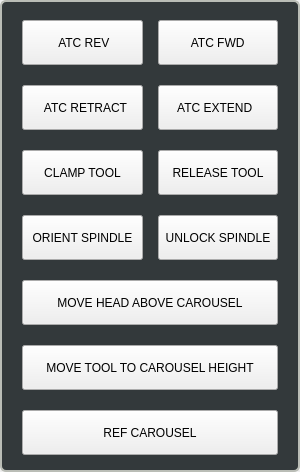
<?xml version="1.0" encoding="UTF-8"?>
<ui version="4.0">
 <class>USER_ATC_BUTTONS</class>
 <widget class="QWidget" name="USER_ATC_BUTTONS">
  <property name="geometry">
   <rect>
    <x>0</x>
    <y>0</y>
    <width>300</width>
    <height>472</height>
   </rect>
  </property>
  <property name="sizePolicy">
   <sizepolicy hsizetype="Preferred" vsizetype="Preferred">
    <horstretch>0</horstretch>
    <verstretch>0</verstretch>
   </sizepolicy>
  </property>
  <property name="windowTitle">
   <string>User Atc Buttons</string>
  </property>
  <property name="layoutDirection">
   <enum>Qt::LeftToRight</enum>
  </property>
  <layout class="QVBoxLayout" name="verticalLayout">
   <property name="spacing">
    <number>0</number>
   </property>
   <property name="leftMargin">
    <number>0</number>
   </property>
   <property name="topMargin">
    <number>0</number>
   </property>
   <property name="rightMargin">
    <number>0</number>
   </property>
   <property name="bottomMargin">
    <number>0</number>
   </property>
   <item>
    <widget class="QWidget" name="widget_64" native="true">
     <property name="sizePolicy">
      <sizepolicy hsizetype="Preferred" vsizetype="Preferred">
       <horstretch>0</horstretch>
       <verstretch>0</verstretch>
      </sizepolicy>
     </property>
     <property name="minimumSize">
      <size>
       <width>300</width>
       <height>0</height>
      </size>
     </property>
     <property name="maximumSize">
      <size>
       <width>300</width>
       <height>16777215</height>
      </size>
     </property>
     <property name="styleSheet">
      <string notr="true">.QWidget {
    background-color: rgb(51, 57, 59);
    border-style: solid;
    border-color: rgb(186, 189, 182);
    border-width: 2px;
    border-radius: 6px;
}</string>
     </property>
     <layout class="QVBoxLayout" name="verticalLayout_66">
      <property name="spacing">
       <number>16</number>
      </property>
      <property name="leftMargin">
       <number>20</number>
      </property>
      <property name="topMargin">
       <number>18</number>
      </property>
      <property name="rightMargin">
       <number>20</number>
      </property>
      <property name="bottomMargin">
       <number>15</number>
      </property>
      <item>
       <layout class="QHBoxLayout" name="horizontalLayout_115" stretch="0,0">
        <property name="spacing">
         <number>15</number>
        </property>
        <property name="sizeConstraint">
         <enum>QLayout::SetFixedSize</enum>
        </property>
        <property name="leftMargin">
         <number>2</number>
        </property>
        <property name="topMargin">
         <number>2</number>
        </property>
        <property name="rightMargin">
         <number>2</number>
        </property>
        <property name="bottomMargin">
         <number>2</number>
        </property>
        <item>
         <widget class="MDIButton" name="atc_rev_button">
          <property name="sizePolicy">
           <sizepolicy hsizetype="Preferred" vsizetype="Fixed">
            <horstretch>1</horstretch>
            <verstretch>0</verstretch>
           </sizepolicy>
          </property>
          <property name="minimumSize">
           <size>
            <width>120</width>
            <height>45</height>
           </size>
          </property>
          <property name="maximumSize">
           <size>
            <width>16777215</width>
            <height>45</height>
           </size>
          </property>
          <property name="mouseTracking">
           <bool>true</bool>
          </property>
          <property name="tabletTracking">
           <bool>false</bool>
          </property>
          <property name="focusPolicy">
           <enum>Qt::NoFocus</enum>
          </property>
          <property name="toolTip">
           <string>M11P1 User Defined Macro Call from Subroutine Folder</string>
          </property>
          <property name="toolTipDuration">
           <number>-1</number>
          </property>
          <property name="styleSheet">
           <string notr="true">MDIButton {
    font: 15pt &quot;Bebas Kai&quot;;
}</string>
          </property>
          <property name="text">
           <string> ATC REV</string>
          </property>
          <property name="icon">
           <iconset resource="../../../../src/probe_basic/probe_basic.qrc">
            <normaloff>:/images/ccw_arrow.png</normaloff>:/images/ccw_arrow.png</iconset>
          </property>
          <property name="iconSize">
           <size>
            <width>20</width>
            <height>20</height>
           </size>
          </property>
          <property name="MDICommand" stdset="0">
           <string>M12P1</string>
          </property>
         </widget>
        </item>
        <item>
         <widget class="MDIButton" name="atc_fwd_button">
          <property name="sizePolicy">
           <sizepolicy hsizetype="Preferred" vsizetype="Fixed">
            <horstretch>1</horstretch>
            <verstretch>0</verstretch>
           </sizepolicy>
          </property>
          <property name="minimumSize">
           <size>
            <width>120</width>
            <height>45</height>
           </size>
          </property>
          <property name="maximumSize">
           <size>
            <width>16777215</width>
            <height>45</height>
           </size>
          </property>
          <property name="focusPolicy">
           <enum>Qt::NoFocus</enum>
          </property>
          <property name="toolTip">
           <string>M12 P1 User Defined Macro Call from Subroutine Folder</string>
          </property>
          <property name="layoutDirection">
           <enum>Qt::RightToLeft</enum>
          </property>
          <property name="styleSheet">
           <string notr="true">MDIButton {
    font: 15pt &quot;Bebas Kai&quot;;
}</string>
          </property>
          <property name="text">
           <string> ATC FWD </string>
          </property>
          <property name="icon">
           <iconset resource="../../../../src/probe_basic/probe_basic.qrc">
            <normaloff>:/images/cw_arrow.png</normaloff>:/images/cw_arrow.png</iconset>
          </property>
          <property name="iconSize">
           <size>
            <width>20</width>
            <height>20</height>
           </size>
          </property>
          <property name="MDICommand" stdset="0">
           <string>M11P1</string>
          </property>
         </widget>
        </item>
       </layout>
      </item>
      <item>
       <layout class="QHBoxLayout" name="horizontalLayout_116" stretch="0,0">
        <property name="spacing">
         <number>15</number>
        </property>
        <property name="sizeConstraint">
         <enum>QLayout::SetFixedSize</enum>
        </property>
        <property name="leftMargin">
         <number>2</number>
        </property>
        <property name="topMargin">
         <number>2</number>
        </property>
        <property name="rightMargin">
         <number>2</number>
        </property>
        <property name="bottomMargin">
         <number>2</number>
        </property>
        <item>
         <widget class="SubCallButton" name="atc_retract_button">
          <property name="sizePolicy">
           <sizepolicy hsizetype="Preferred" vsizetype="Fixed">
            <horstretch>1</horstretch>
            <verstretch>0</verstretch>
           </sizepolicy>
          </property>
          <property name="minimumSize">
           <size>
            <width>120</width>
            <height>45</height>
           </size>
          </property>
          <property name="maximumSize">
           <size>
            <width>16777215</width>
            <height>45</height>
           </size>
          </property>
          <property name="layoutDirection">
           <enum>Qt::LeftToRight</enum>
          </property>
          <property name="styleSheet">
           <string notr="true">SubCallButton {
    color: white;
    border-color: black;
    border-style: solid;
    border-radius: 5px;
    border-width: 2px;
    background: qlineargradient(spread:pad, x1:0, y1:1, x2:0, y2:0, stop:0 rgba(213, 218, 216, 255), stop:0.169312 rgba(82, 82, 83, 255), stop:0.328042 rgba(72, 70, 73, 255), stop:0.492063 rgba(78, 77, 79, 255), stop:0.703704 rgba(72, 70, 73, 255), stop:0.86 rgba(82, 82, 83, 255), stop:1 rgba(213, 218, 216, 255));
    font-family: &quot;Bebas Kai&quot;;
    font-size: 15pt;
}

SubCallButton:disabled {
    border-color: gray;
}

SubCallButton:hover {
    background:  qlineargradient(x1: 0, y1: 0, x2: 0, y2: 1, stop: 0 #A19E9E, stop: 1.0 #5C5959);
}

SubCallButton:pressed {
    background:  qlineargradient(spread:pad, x1:0, y1:0, x2:0, y2:1, stop:0 rgba(85, 85, 238, 255), stop:0.544974 rgba(90, 91, 239, 255), stop:1 rgba(126, 135, 243, 255));
}
</string>
          </property>
          <property name="text">
           <string>  ATC RETRACT</string>
          </property>
          <property name="icon">
           <iconset resource="../../../../src/probe_basic/probe_basic.qrc">
            <normaloff>:/images/left_arrow.png</normaloff>:/images/left_arrow.png</iconset>
          </property>
          <property name="iconSize">
           <size>
            <width>20</width>
            <height>20</height>
           </size>
          </property>
          <property name="filename" stdset="0">
           <string>retractatc.ngc</string>
          </property>
         </widget>
        </item>
        <item>
         <widget class="SubCallButton" name="atc_extend_button">
          <property name="sizePolicy">
           <sizepolicy hsizetype="Preferred" vsizetype="Fixed">
            <horstretch>1</horstretch>
            <verstretch>0</verstretch>
           </sizepolicy>
          </property>
          <property name="minimumSize">
           <size>
            <width>120</width>
            <height>45</height>
           </size>
          </property>
          <property name="maximumSize">
           <size>
            <width>16777215</width>
            <height>45</height>
           </size>
          </property>
          <property name="layoutDirection">
           <enum>Qt::RightToLeft</enum>
          </property>
          <property name="styleSheet">
           <string notr="true">SubCallButton {
    color: white;
    border-color: black;
    border-style: solid;
    border-radius: 5px;
    border-width: 2px;
    background: qlineargradient(spread:pad, x1:0, y1:1, x2:0, y2:0, stop:0 rgba(213, 218, 216, 255), stop:0.169312 rgba(82, 82, 83, 255), stop:0.328042 rgba(72, 70, 73, 255), stop:0.492063 rgba(78, 77, 79, 255), stop:0.703704 rgba(72, 70, 73, 255), stop:0.86 rgba(82, 82, 83, 255), stop:1 rgba(213, 218, 216, 255));
    font-family: &quot;Bebas Kai&quot;;
    font-size: 15pt;
}

SubCallButton:disabled {
    border-color: gray;
}

SubCallButton:hover {
    background:  qlineargradient(x1: 0, y1: 0, x2: 0, y2: 1, stop: 0 #A19E9E, stop: 1.0 #5C5959);
}

SubCallButton:pressed {
    background:  qlineargradient(spread:pad, x1:0, y1:0, x2:0, y2:1, stop:0 rgba(85, 85, 238, 255), stop:0.544974 rgba(90, 91, 239, 255), stop:1 rgba(126, 135, 243, 255));
}
</string>
          </property>
          <property name="text">
           <string>ATC EXTEND  </string>
          </property>
          <property name="icon">
           <iconset resource="../../../../src/probe_basic/probe_basic.qrc">
            <normaloff>:/images/right_arrow.png</normaloff>:/images/right_arrow.png</iconset>
          </property>
          <property name="iconSize">
           <size>
            <width>20</width>
            <height>20</height>
           </size>
          </property>
          <property name="filename" stdset="0">
           <string>extendatc.ngc</string>
          </property>
         </widget>
        </item>
       </layout>
      </item>
      <item>
       <layout class="QHBoxLayout" name="horizontalLayout_117" stretch="0,0">
        <property name="spacing">
         <number>15</number>
        </property>
        <property name="leftMargin">
         <number>2</number>
        </property>
        <property name="topMargin">
         <number>2</number>
        </property>
        <property name="rightMargin">
         <number>2</number>
        </property>
        <property name="bottomMargin">
         <number>2</number>
        </property>
        <item>
         <widget class="SubCallButton" name="clamp_tool_button">
          <property name="sizePolicy">
           <sizepolicy hsizetype="Preferred" vsizetype="Fixed">
            <horstretch>1</horstretch>
            <verstretch>0</verstretch>
           </sizepolicy>
          </property>
          <property name="minimumSize">
           <size>
            <width>120</width>
            <height>45</height>
           </size>
          </property>
          <property name="maximumSize">
           <size>
            <width>16777215</width>
            <height>45</height>
           </size>
          </property>
          <property name="styleSheet">
           <string notr="true">SubCallButton {
    color: white;
    border-color: black;
    border-style: solid;
    border-radius: 5px;
    border-width: 2px;
    background: qlineargradient(spread:pad, x1:0, y1:1, x2:0, y2:0, stop:0 rgba(213, 218, 216, 255), stop:0.169312 rgba(82, 82, 83, 255), stop:0.328042 rgba(72, 70, 73, 255), stop:0.492063 rgba(78, 77, 79, 255), stop:0.703704 rgba(72, 70, 73, 255), stop:0.86 rgba(82, 82, 83, 255), stop:1 rgba(213, 218, 216, 255));
    font-family: &quot;Bebas Kai&quot;;
    font-size: 15pt;
}

SubCallButton:disabled {
    border-color: gray;
}

SubCallButton:hover {
    background:  qlineargradient(x1: 0, y1: 0, x2: 0, y2: 1, stop: 0 #A19E9E, stop: 1.0 #5C5959);
}

SubCallButton:pressed {
    background:  qlineargradient(spread:pad, x1:0, y1:0, x2:0, y2:1, stop:0 rgba(85, 85, 238, 255), stop:0.544974 rgba(90, 91, 239, 255), stop:1 rgba(126, 135, 243, 255));
}
</string>
          </property>
          <property name="text">
           <string>CLAMP TOOL</string>
          </property>
          <property name="filename" stdset="0">
           <string>clamptool.ngc</string>
          </property>
         </widget>
        </item>
        <item>
         <widget class="SubCallButton" name="release_tool_button">
          <property name="enabled">
           <bool>true</bool>
          </property>
          <property name="sizePolicy">
           <sizepolicy hsizetype="Preferred" vsizetype="Fixed">
            <horstretch>1</horstretch>
            <verstretch>0</verstretch>
           </sizepolicy>
          </property>
          <property name="minimumSize">
           <size>
            <width>120</width>
            <height>45</height>
           </size>
          </property>
          <property name="maximumSize">
           <size>
            <width>16777215</width>
            <height>45</height>
           </size>
          </property>
          <property name="styleSheet">
           <string notr="true">SubCallButton {
    color: white;
    border-color: black;
    border-style: solid;
    border-radius: 5px;
    border-width: 2px;
    background: qlineargradient(spread:pad, x1:0, y1:1, x2:0, y2:0, stop:0 rgba(213, 218, 216, 255), stop:0.169312 rgba(82, 82, 83, 255), stop:0.328042 rgba(72, 70, 73, 255), stop:0.492063 rgba(78, 77, 79, 255), stop:0.703704 rgba(72, 70, 73, 255), stop:0.86 rgba(82, 82, 83, 255), stop:1 rgba(213, 218, 216, 255));
    font-family: &quot;Bebas Kai&quot;;
    font-size: 15pt;
}

SubCallButton:disabled {
    border-color: gray;
}

SubCallButton:hover {
    background:  qlineargradient(x1: 0, y1: 0, x2: 0, y2: 1, stop: 0 #A19E9E, stop: 1.0 #5C5959);
}

SubCallButton:pressed {
    background:  qlineargradient(spread:pad, x1:0, y1:0, x2:0, y2:1, stop:0 rgba(85, 85, 238, 255), stop:0.544974 rgba(90, 91, 239, 255), stop:1 rgba(126, 135, 243, 255));
}
</string>
          </property>
          <property name="text">
           <string>RELEASE TOOL</string>
          </property>
          <property name="rules" stdset="0">
           <string>[{&quot;name&quot;: &quot;New Rule&quot;, &quot;property&quot;: &quot;Enable&quot;, &quot;expression&quot;: &quot;not ch[0]&quot;, &quot;channels&quot;: [{&quot;url&quot;: &quot;status:spindle.0.enabled&quot;, &quot;trigger&quot;: true}]}]</string>
          </property>
          <property name="filename" stdset="0">
           <string>unclamptool.ngc</string>
          </property>
         </widget>
        </item>
       </layout>
      </item>
      <item>
       <layout class="QHBoxLayout" name="horizontalLayout_152" stretch="0,0">
        <property name="spacing">
         <number>15</number>
        </property>
        <property name="leftMargin">
         <number>2</number>
        </property>
        <property name="topMargin">
         <number>2</number>
        </property>
        <property name="rightMargin">
         <number>2</number>
        </property>
        <property name="bottomMargin">
         <number>2</number>
        </property>
        <item>
         <widget class="SubCallButton" name="spindle_orientation">
          <property name="sizePolicy">
           <sizepolicy hsizetype="Preferred" vsizetype="Fixed">
            <horstretch>1</horstretch>
            <verstretch>0</verstretch>
           </sizepolicy>
          </property>
          <property name="minimumSize">
           <size>
            <width>120</width>
            <height>45</height>
           </size>
          </property>
          <property name="maximumSize">
           <size>
            <width>16777215</width>
            <height>45</height>
           </size>
          </property>
          <property name="styleSheet">
           <string notr="true">SubCallButton {
    color: white;
    border-color: black;
    border-style: solid;
    border-radius: 5px;
    border-width: 2px;
    background: qlineargradient(spread:pad, x1:0, y1:1, x2:0, y2:0, stop:0 rgba(213, 218, 216, 255), stop:0.169312 rgba(82, 82, 83, 255), stop:0.328042 rgba(72, 70, 73, 255), stop:0.492063 rgba(78, 77, 79, 255), stop:0.703704 rgba(72, 70, 73, 255), stop:0.86 rgba(82, 82, 83, 255), stop:1 rgba(213, 218, 216, 255));
    font-family: &quot;Bebas Kai&quot;;
    font-size: 15pt;
}

SubCallButton:disabled {
    border-color: gray;
}

SubCallButton:hover {
    background:  qlineargradient(x1: 0, y1: 0, x2: 0, y2: 1, stop: 0 #A19E9E, stop: 1.0 #5C5959);
}

SubCallButton:pressed {
    background:  qlineargradient(spread:pad, x1:0, y1:0, x2:0, y2:1, stop:0 rgba(85, 85, 238, 255), stop:0.544974 rgba(90, 91, 239, 255), stop:1 rgba(126, 135, 243, 255));
}
</string>
          </property>
          <property name="text">
           <string>ORIENT SPINDLE</string>
          </property>
          <property name="checkable">
           <bool>true</bool>
          </property>
          <property name="filename" stdset="0">
           <string>orientspindle.ngc</string>
          </property>
         </widget>
        </item>
        <item>
         <widget class="MDIButton" name="unlock_spindle">
          <property name="sizePolicy">
           <sizepolicy hsizetype="Preferred" vsizetype="Fixed">
            <horstretch>1</horstretch>
            <verstretch>0</verstretch>
           </sizepolicy>
          </property>
          <property name="minimumSize">
           <size>
            <width>120</width>
            <height>45</height>
           </size>
          </property>
          <property name="maximumSize">
           <size>
            <width>16777215</width>
            <height>45</height>
           </size>
          </property>
          <property name="focusPolicy">
           <enum>Qt::NoFocus</enum>
          </property>
          <property name="toolTip">
           <string>M112 User Defined Macro Call from Subroutine Folder</string>
          </property>
          <property name="layoutDirection">
           <enum>Qt::RightToLeft</enum>
          </property>
          <property name="styleSheet">
           <string notr="true">MDIButton {
    font: 15pt &quot;Bebas Kai&quot;;
}</string>
          </property>
          <property name="text">
           <string>UNLOCK SPINDLE</string>
          </property>
          <property name="iconSize">
           <size>
            <width>20</width>
            <height>20</height>
           </size>
          </property>
          <property name="MDICommand" stdset="0">
           <string>M5</string>
          </property>
         </widget>
        </item>
       </layout>
      </item>
      <item>
       <layout class="QHBoxLayout" name="horizontalLayout_174" stretch="0">
        <property name="spacing">
         <number>15</number>
        </property>
        <property name="leftMargin">
         <number>2</number>
        </property>
        <property name="topMargin">
         <number>2</number>
        </property>
        <property name="rightMargin">
         <number>2</number>
        </property>
        <property name="bottomMargin">
         <number>2</number>
        </property>
        <item>
         <widget class="SubCallButton" name="move_head_above_carousel_button">
          <property name="sizePolicy">
           <sizepolicy hsizetype="Preferred" vsizetype="Fixed">
            <horstretch>1</horstretch>
            <verstretch>0</verstretch>
           </sizepolicy>
          </property>
          <property name="minimumSize">
           <size>
            <width>120</width>
            <height>45</height>
           </size>
          </property>
          <property name="maximumSize">
           <size>
            <width>16777215</width>
            <height>45</height>
           </size>
          </property>
          <property name="styleSheet">
           <string notr="true">SubCallButton {
    color: white;
    border-color: black;
    border-style: solid;
    border-radius: 5px;
    border-width: 2px;
    background: qlineargradient(spread:pad, x1:0, y1:1, x2:0, y2:0, stop:0 rgba(213, 218, 216, 255), stop:0.169312 rgba(82, 82, 83, 255), stop:0.328042 rgba(72, 70, 73, 255), stop:0.492063 rgba(78, 77, 79, 255), stop:0.703704 rgba(72, 70, 73, 255), stop:0.86 rgba(82, 82, 83, 255), stop:1 rgba(213, 218, 216, 255));
    font-family: &quot;Bebas Kai&quot;;
    font-size: 15pt;
}

SubCallButton:disabled {
    border-color: gray;
}

SubCallButton:hover {
    background:  qlineargradient(x1: 0, y1: 0, x2: 0, y2: 1, stop: 0 #A19E9E, stop: 1.0 #5C5959);
}

SubCallButton:pressed {
    background:  qlineargradient(spread:pad, x1:0, y1:0, x2:0, y2:1, stop:0 rgba(85, 85, 238, 255), stop:0.544974 rgba(90, 91, 239, 255), stop:1 rgba(126, 135, 243, 255));
}
</string>
          </property>
          <property name="text">
           <string>MOVE HEAD ABOVE CAROUSEL</string>
          </property>
          <property name="filename" stdset="0">
           <string>move_head_above_carousel.ngc</string>
          </property>
         </widget>
        </item>
       </layout>
      </item>
      <item>
       <layout class="QHBoxLayout" name="horizontalLayout_118" stretch="0">
        <property name="spacing">
         <number>15</number>
        </property>
        <property name="leftMargin">
         <number>2</number>
        </property>
        <property name="topMargin">
         <number>2</number>
        </property>
        <property name="rightMargin">
         <number>2</number>
        </property>
        <property name="bottomMargin">
         <number>2</number>
        </property>
        <item>
         <widget class="SubCallButton" name="move_tool_to_carousel_height_button">
          <property name="sizePolicy">
           <sizepolicy hsizetype="Preferred" vsizetype="Fixed">
            <horstretch>1</horstretch>
            <verstretch>0</verstretch>
           </sizepolicy>
          </property>
          <property name="minimumSize">
           <size>
            <width>120</width>
            <height>45</height>
           </size>
          </property>
          <property name="maximumSize">
           <size>
            <width>16777215</width>
            <height>45</height>
           </size>
          </property>
          <property name="styleSheet">
           <string notr="true">SubCallButton {
    color: white;
    border-color: black;
    border-style: solid;
    border-radius: 5px;
    border-width: 2px;
    background: qlineargradient(spread:pad, x1:0, y1:1, x2:0, y2:0, stop:0 rgba(213, 218, 216, 255), stop:0.169312 rgba(82, 82, 83, 255), stop:0.328042 rgba(72, 70, 73, 255), stop:0.492063 rgba(78, 77, 79, 255), stop:0.703704 rgba(72, 70, 73, 255), stop:0.86 rgba(82, 82, 83, 255), stop:1 rgba(213, 218, 216, 255));
    font-family: &quot;Bebas Kai&quot;;
    font-size: 15pt;
}

SubCallButton:disabled {
    border-color: gray;
}

SubCallButton:hover {
    background:  qlineargradient(x1: 0, y1: 0, x2: 0, y2: 1, stop: 0 #A19E9E, stop: 1.0 #5C5959);
}

SubCallButton:pressed {
    background:  qlineargradient(spread:pad, x1:0, y1:0, x2:0, y2:1, stop:0 rgba(85, 85, 238, 255), stop:0.544974 rgba(90, 91, 239, 255), stop:1 rgba(126, 135, 243, 255));
}
</string>
          </property>
          <property name="text">
           <string>MOVE TOOL TO CAROUSEL HEIGHT</string>
          </property>
          <property name="filename" stdset="0">
           <string>move_tool_to_carousel_height.ngc</string>
          </property>
         </widget>
        </item>
       </layout>
      </item>
      <item>
       <layout class="QHBoxLayout" name="horizontalLayout_119">
        <property name="spacing">
         <number>15</number>
        </property>
        <property name="leftMargin">
         <number>2</number>
        </property>
        <property name="topMargin">
         <number>2</number>
        </property>
        <property name="rightMargin">
         <number>2</number>
        </property>
        <property name="bottomMargin">
         <number>2</number>
        </property>
        <item>
         <widget class="MDIButton" name="reference_carousel">
          <property name="sizePolicy">
           <sizepolicy hsizetype="Preferred" vsizetype="Fixed">
            <horstretch>1</horstretch>
            <verstretch>0</verstretch>
           </sizepolicy>
          </property>
          <property name="minimumSize">
           <size>
            <width>125</width>
            <height>45</height>
           </size>
          </property>
          <property name="maximumSize">
           <size>
            <width>16777215</width>
            <height>45</height>
           </size>
          </property>
          <property name="focusPolicy">
           <enum>Qt::NoFocus</enum>
          </property>
          <property name="toolTip">
           <string>M13 User Defined Macro Call from Subroutine Folder</string>
          </property>
          <property name="styleSheet">
           <string notr="true">MDIButton {
    font: 15pt &quot;Bebas Kai&quot;;
}</string>
          </property>
          <property name="text">
           <string>REF CAROUSEL</string>
          </property>
          <property name="iconSize">
           <size>
            <width>20</width>
            <height>20</height>
           </size>
          </property>
          <property name="MDICommand" stdset="0">
           <string>M13</string>
          </property>
         </widget>
        </item>
       </layout>
      </item>
     </layout>
    </widget>
   </item>
  </layout>
 </widget>
 <customwidgets>
  <customwidget>
   <class>SubCallButton</class>
   <extends>QPushButton</extends>
   <header>qtpyvcp.widgets.button_widgets.subcall_button</header>
  </customwidget>
  <customwidget>
   <class>MDIButton</class>
   <extends>QPushButton</extends>
   <header>qtpyvcp.widgets.button_widgets.mdi_button</header>
  </customwidget>
 </customwidgets>
 <resources>
  <include location="../../../../src/probe_basic/probe_basic.qrc"/>
 </resources>
 <connections/>
</ui>
